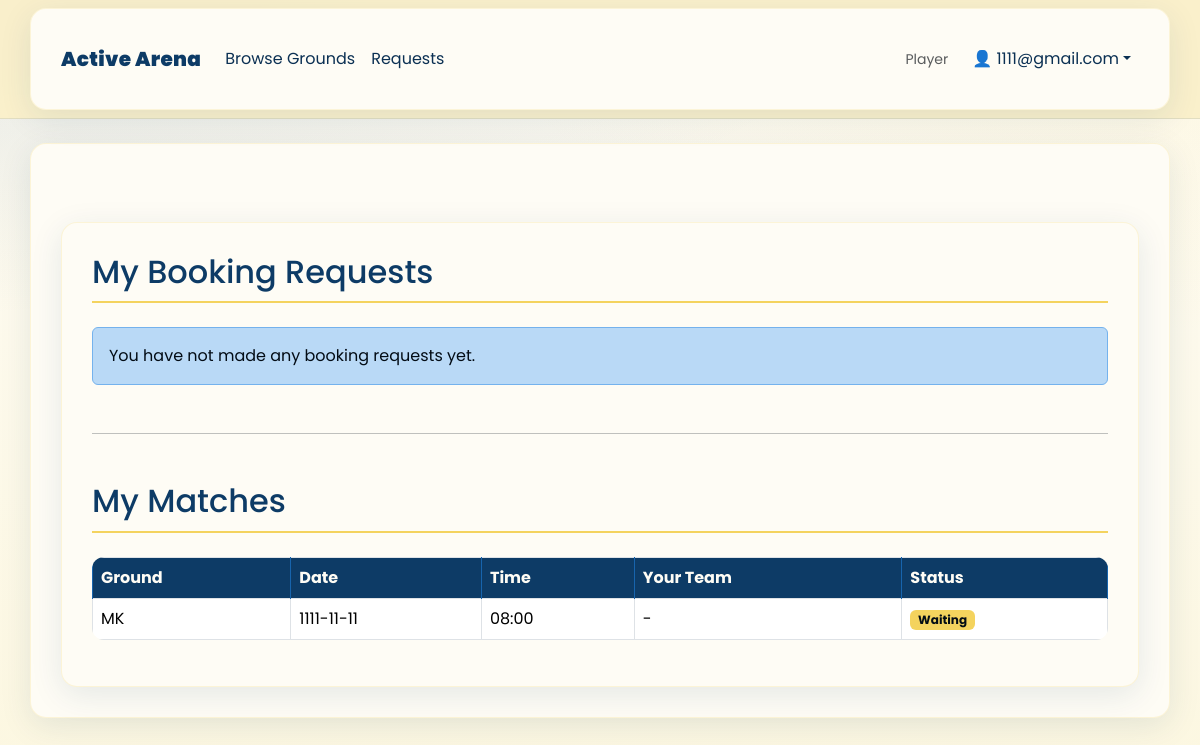
Screenshot of /player/dashboard (signed in) with the database file from the repository.
### app.py (models this page shows)
class MatchPlayer(db.Model):
    id = db.Column(db.Integer, primary_key=True)
    match_id = db.Column(db.Integer, db.ForeignKey('match.id'), nullable=False)
    user_email = db.Column(db.String(120), nullable=False)
    team = db.Column(db.String(1), nullable=True)  # 'A' or 'B'

class Ground(db.Model):
    id = db.Column(db.Integer, primary_key=True)
    name = db.Column(db.String(120), nullable=False)
    location = db.Column(db.String(120), nullable=False)
    rate = db.Column(db.Integer, nullable=False)
    img = db.Column(db.String(300), nullable=False)
    published = db.Column(db.Boolean, default=False)
    host_email = db.Column(db.String(120), nullable=False)
    materials = db.Column(db.String(300), nullable=True)  # Comma-separated list
    ground_use = db.Column(db.String(50), nullable=True)
    latitude = db.Column(db.Float, nullable=True)
    longitude = db.Column(db.Float, nullable=True)
    city = db.Column(db.String(100), nullable=True)
    postal_code = db.Column(db.String(20), nullable=True)
    full_address = db.Column(db.String(300), nullable=True)

class Match(db.Model):
    id = db.Column(db.Integer, primary_key=True)
    ground_id = db.Column(db.Integer, db.ForeignKey('ground.id'), nullable=False)
    date = db.Column(db.String(20), nullable=False)
    time = db.Column(db.String(10), nullable=False)
    status = db.Column(db.String(20), default='waiting')  # waiting, pending_host, confirmed, declined
    host_email = db.Column(db.String(120), nullable=False)

### app.py (the view)
@app.route('/player/dashboard')
def player_dashboard():
    if 'user_email' not in session or session.get('user_type') != 'player':
        flash('You must be logged in as a player to view this page.', 'danger')
        return redirect(url_for('login_player'))
    player_email = session['user_email']
    bookings = Booking.query.filter_by(player_email=player_email).order_by(Booking.id.desc()).all()
    ground_ids = [b.ground_id for b in bookings]
    grounds_by_id = {g.id: g for g in Ground.query.filter(Ground.id.in_(ground_ids)).all()}
    mps = MatchPlayer.query.filter_by(user_email=player_email).all()
    match_ids = [mp.match_id for mp in mps]
    matches = {m.id: m for m in Match.query.filter(Match.id.in_(match_ids)).order_by(Match.id.desc()).all()} if match_ids else {}
    match_team_by_id = {mp.match_id: mp.team for mp in mps}
    mg_ids = list({m.ground_id for m in matches.values()}) if matches else []
    match_grounds = {g.id: g for g in Ground.query.filter(Ground.id.in_(mg_ids)).all()} if mg_ids else {}
    return render_template('player_dashboard.html', bookings=bookings, grounds=grounds_by_id, matches=matches, match_team_by_id=match_team_by_id, match_grounds=match_grounds)

### templates/player_dashboard.html (shortened to what this page needs)
{% extends "base.html" %}
{% block content %}
<div class="container mt-5">
    <h2>My Booking Requests</h2>
    {% if bookings %}
        <table class="table table-bordered mt-4">
            <thead>
                <tr>
                    <th>Ground</th>
                    <th>Location</th>
                    <th>Date</th>
                    <th>Start Time</th>
                    <th>End Time</th>
                    <th>Status</th>
                </tr>
            </thead>
            <tbody>
                {% for booking in bookings %}
                <tr>
                    <td>{{ grounds[booking.ground_id].name }}</td>
                    <td>{{ grounds[booking.ground_id].location }}</td>
                    <td>{{ booking.date }}</td>
                    <td>{{ booking.start_time }}</td>
                    <td>{{ booking.end_time }}</td>
                    <td>
                        {% if booking.status == 'pending' %}
                            <span class="badge bg-warning text-dark">Pending</span>
                        {% elif booking.status == 'approved' %}
                            <span class="badge bg-success">Approved</span>
                        {% else %}
                            <span class="badge bg-danger">Declined</span>
                        {% endif %}
                    </td>
                </tr>
                {% endfor %}
            </tbody>
        </table>
    {% else %}
        <div class="alert alert-info mt-4">You have not made any booking requests yet.</div>
    {% endif %}
    <hr class="my-5">
    <h2>My Matches</h2>
    {% if matches %}
        <table class="table table-bordered mt-4">
            <thead>
                <tr>
                    <th>Ground</th>
                    <th>Date</th>
                    <th>Time</th>
                    <th>Your Team</th>
                    <th>Status</th>
                </tr>
            </thead>
            <tbody>
                {% for mid, m in matches.items() %}
                <tr>
                    <td>{{ match_grounds[m.ground_id].name if match_grounds.get(m.ground_id) else m.ground_id }}</td>
                    <td>{{ m.date }}</td>
                    <td>{{ m.time }}</td>
                    <td>{{ match_team_by_id.get(mid) or '-' }}</td>
                    <td>
                        {% if m.status == 'waiting' %}
                            <span class="badge bg-warning text-dark">Waiting</span>
                        {% elif m.status == 'pending_host' %}
                            <span class="badge bg-info text-dark">Pending Host</span>
                        {% elif m.status == 'confirmed' %}
                            <span class="badge bg-success">Confirmed</span>
                        {% elif m.status == 'declined' %}
                            <span class="badge bg-danger">Declined</span>
                        {% else %}
                            <span class="badge bg-secondary">-</span>
                        {% endif %}
                    </td>
                </tr>
                {% endfor %}
            </tbody>
        </table>
    {% else %}
        <div class="alert alert-info mt-4">You haven't joined any matches yet.</div>
    {% endif %}
</div>
{% endblock %}

### templates/base.html (shortened to what this page needs)
<!DOCTYPE html>
<html lang="en">
<head>
    <link href="https://cdn.jsdelivr.net/npm/bootstrap@5.3.2/dist/css/bootstrap.min.css" rel="stylesheet">
</head>
<body>
    <nav class="navbar navbar-expand-lg navbar-dark sticky-top">
        <div class="container">
            <a class="navbar-brand" href="{{ url_for('home') }}">Active Arena</a>
            <div class="collapse navbar-collapse" id="navbarNav">
                <ul class="navbar-nav me-auto">
                    {% if session.get('user_type') %}
                        <li class="nav-item">
                            <a class="nav-link" href="{{ url_for('grounds') }}">Browse Grounds</a>
                        </li>
                        {% if session.get('user_type') == 'player' %}
                            <li class="nav-item">
                                <a class="nav-link" href="{{ url_for('player_requests') }}">Requests</a>
                            </li>
                        {% endif %}
                    {% endif %}
                </ul>
                <ul class="navbar-nav align-items-center gap-2">
                    {% if session.get('user_type') %}
                        <li class="nav-item d-none d-md-block text-muted small me-2">{{ session.get('user_type')|capitalize }}</li>
                        <li class="nav-item dropdown">
                            <a class="nav-link dropdown-toggle" href="#" id="navbarDropdown" role="button" data-bs-toggle="dropdown">👤 {{ session.get('user_email', 'User') }}</a>
                        </li>
                    {% endif %}
                </ul>
            </div>
        </div>
    </nav>
    <div class="container mt-4">
        {% block content %}{% endblock %}
    </div>
</body>
</html>

### templates/base.html (style rules this page uses)
:root { --yale-blue: #0d3b66; --yale-blue-100: #030c15; --yale-blue-200: #05182a; --yale-blue-300: #08243e; --yale-blue-400: #0b3053; --yale-blue-500: #0d3b66; --yale-blue-600: #1764ad; --yale-blue-700: #2e8ce4; --yale-blue-800: #74b2ed; --yale-blue-900: #b9d9f6; --lemon-chiffon: #faf0ca; --lemon-chiffon-100: #534408; --lemon-chiffon-200: #a6880f; --lemon-chiffon-300: #ebc326; --lemon-chiffon-400: #f3da79; --lemon-chiffon-500: #faf0ca; --lemon-chiffon-600: #fbf4d6; --lemon-chiffon-700: #fcf7e0; --lemon-chiffon-800: #fdf9ea; --lemon-chiffon-900: #fefcf5; --naples-yellow: #f4d35e; --naples-yellow-100: #3f3204; --naples-yellow-200: #7e6509; --naples-yellow-300: #bd970d; --naples-yellow-400: #efc21e; --naples-yellow-500: #f4d35e; --naples-yellow-600: #f6dc7d; --naples-yellow-700: #f8e59e; --naples-yellow-800: #faedbe; --naples-yellow-900: #fdf6df; --sandy-brown: #ee964b; --sandy-brown-100: #391d05; --sandy-brown-200: #723b0b; --sandy-brown-300: #ab5810; --sandy-brown-400: #e47615; --sandy-brown-500: #ee964b; --sandy-brown-600: #f1ab6d; --sandy-brown-700: #f5c092; --sandy-brown-800: #f8d5b6; --sandy-brown-900: #fceadb; --tomato: #f95738; --tomato-100: #3b0b02; --tomato-200: #771704; --tomato-300: #b22206; --tomato-400: #ed2e07; --tomato-500: #f95738; --tomato-600: #fa7a61; --tomato-700: #fb9b88; --tomato-800: #fdbdb0; --tomato-900: #feded7; --brand-1: var(--yale-blue); --brand-2: var(--naples-yellow); --accent-1: var(--tomato); --accent-2: var(--sandy-brown); --ink: var(--yale-blue-100); --muted: var(--yale-blue-300); --paper: var(--lemon-chiffon-900); --card: var(--lemon-chiffon-900); }
body { min-height:100vh; background: radial-gradient(1100px 480px at -10% -20%, rgba(13,59,102,.15), transparent), radial-gradient(900px 420px at 110% -10%, rgba(244,211,94,.15), transparent), linear-gradient(180deg,var(--lemon-chiffon-900),var(--lemon-chiffon-700)); color:var(--ink); font-family:Poppins,system-ui,-apple-system,Segoe UI,Roboto,Helvetica,Arial,sans-serif }
.navbar { background:rgba(250,240,202,.95);backdrop-filter:blur(10px);border-bottom:1px solid rgba(13,59,102,.1) }
.navbar-brand { font-weight:900;letter-spacing:.3px;color:var(--yale-blue) !important }
.nav-link { color:var(--yale-blue-400) !important }

### templates/player_dashboard.html (style rules this page uses)
.container { background: var(--lemon-chiffon-900); border-radius: 16px; padding: 30px; box-shadow: 0 8px 32px rgba(13,59,102,0.1); border: 1px solid rgba(244,211,94,0.2); }
h2 { color: var(--yale-blue); border-bottom: 2px solid var(--naples-yellow); padding-bottom: 10px; }
.table { background: var(--lemon-chiffon-800); border-radius: 12px; overflow: hidden; }
.table thead th { background: var(--yale-blue); color: var(--lemon-chiffon-900); border-color: var(--yale-blue-600); }
.badge.bg-warning { background: var(--naples-yellow) !important; color: var(--yale-blue-100) !important; }
.alert-info { background: var(--yale-blue-900); color: var(--yale-blue-100); border: 1px solid var(--yale-blue-800); }

### rows the page displays
MatchPlayer: get "1111@gmail.com"
Match: date "1111-11-11", time "08:00", match_team_by_id "-", status "Waiting"
Ground: name "MK"

### other values shown
{{ session.get('user_type')|capitalize }} "Player"
